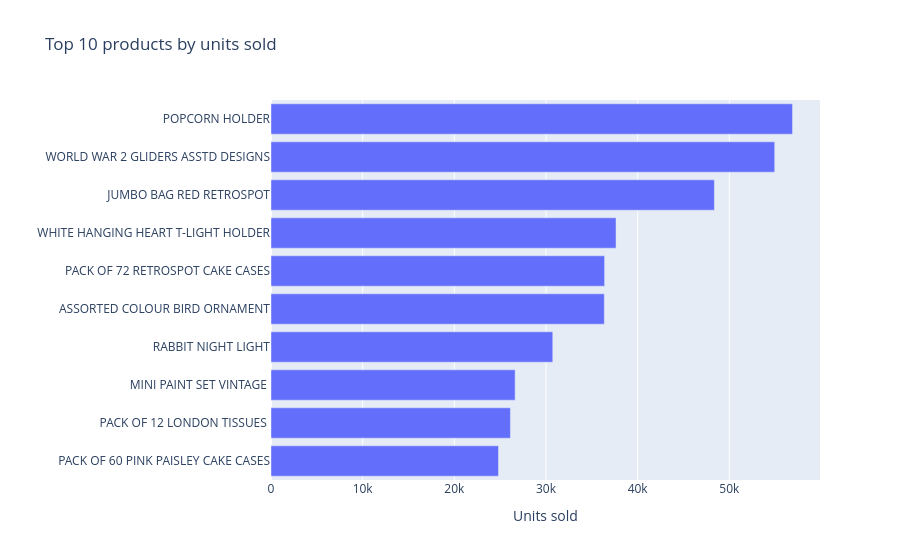
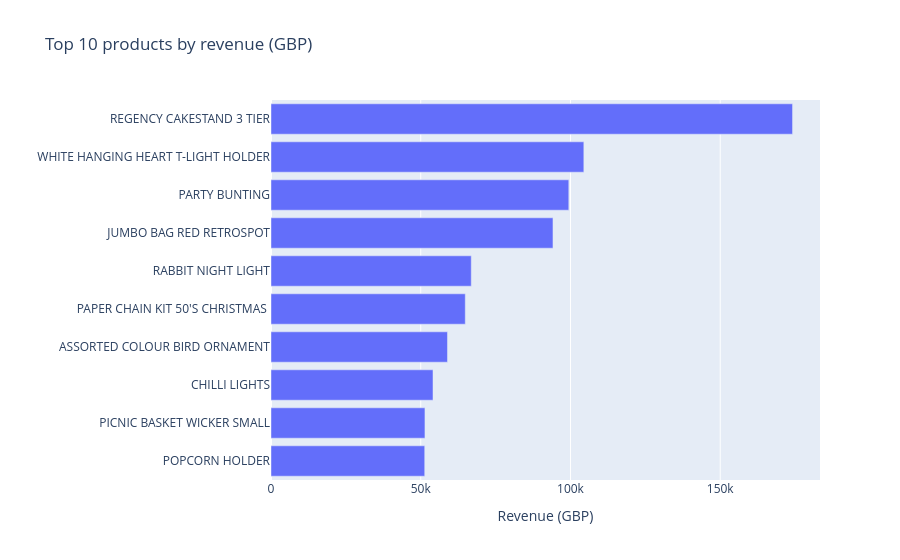

Notebook code for these charts, in order:
### Markdown cell above
## 6. Exploratory Data Analysis

### Code cell
import plotly.express as px

sales = df[~df["IsCancellation"]].copy()

# One StockCode can have several descriptions: use the most frequent one as its name
names = sales.groupby("StockCode")["Description"].agg(
    lambda s: s.mode().iloc[0] if s.notna().any() else None
)

products = (
    sales.groupby("StockCode")
    .agg(units=("Quantity", "sum"), revenue=("TotalLineRevenue", "sum"))
    .join(names.rename("name"))
    .reset_index()
)

print("Distinct products sold:", len(products))

top_units = products.nlargest(10, "units").sort_values("units")
top_rev = products.nlargest(10, "revenue").sort_values("revenue")

fig1 = px.bar(top_units, x="units", y="name", orientation="h",
              title="Top 10 products by units sold",
              labels={"units": "Units sold", "name": ""})
fig1.show()

fig2 = px.bar(top_rev, x="revenue", y="name", orientation="h",
              title="Top 10 products by revenue (GBP)",
              labels={"revenue": "Revenue (GBP)", "name": ""})
fig2.show()

print("Top 10 by units that are also in top 10 by revenue:",
      len(set(top_units["StockCode"]) & set(top_rev["StockCode"])))

### Figure 1 — Plotly figure (JSON) as saved in the notebook; plotly's stock layout.template omitted (floating-point values rounded to 4 significant figures)
{"data": [{"hovertemplate": "Units sold=%{x}<br>=%{y}<extra></extra>", "legendgroup": "", "marker": {"color": "#636efa", "pattern": {"shape": ""}}, "name": "", "orientation": "h", "showlegend": false, "textposition": "auto", "type": "bar", "x": [24820, 26119, 26633, 30739, 36362, 36396, 37641, 48371, 54951, 56898], "xaxis": "x", "y": ["PACK OF 60 PINK PAISLEY CAKE CASES", "PACK OF 12 LONDON TISSUES ", "MINI PAINT SET VINTAGE ", "RABBIT NIGHT LIGHT", "ASSORTED COLOUR BIRD ORNAMENT", "PACK OF 72 RETROSPOT CAKE CASES", "WHITE HANGING HEART T-LIGHT HOLDER", "JUMBO BAG RED RETROSPOT", "WORLD WAR 2 GLIDERS ASSTD DESIGNS", "POPCORN HOLDER"], "yaxis": "y"}], "layout": {"barmode": "relative", "legend": {"tracegroupgap": 0}, "title": {"text": "Top 10 products by units sold"}, "xaxis": {"anchor": "y", "domain": [0, 1], "title": {"text": "Units sold"}}, "yaxis": {"anchor": "x", "domain": [0, 1], "title": {"text": ""}}}}

### Figure 2 — Plotly figure (JSON) as saved in the notebook; plotly's stock layout.template omitted (floating-point values rounded to 4 significant figures)
{"data": [{"hovertemplate": "Revenue (GBP)=%{x}<br>=%{y}<extra></extra>", "legendgroup": "", "marker": {"color": "#636efa", "pattern": {"shape": ""}}, "name": "", "orientation": "h", "showlegend": false, "textposition": "auto", "type": "bar", "x": [51330.0, 51410.0, 54100.0, 58930.0, 64880.0, 66870.0, 94160.0, 99450.0, 104500.0, 174200.0], "xaxis": "x", "y": ["POPCORN HOLDER", "PICNIC BASKET WICKER SMALL", "CHILLI LIGHTS", "ASSORTED COLOUR BIRD ORNAMENT", "PAPER CHAIN KIT 50'S CHRISTMAS ", "RABBIT NIGHT LIGHT", "JUMBO BAG RED RETROSPOT", "PARTY BUNTING", "WHITE HANGING HEART T-LIGHT HOLDER", "REGENCY CAKESTAND 3 TIER"], "yaxis": "y"}], "layout": {"barmode": "relative", "legend": {"tracegroupgap": 0}, "title": {"text": "Top 10 products by revenue (GBP)"}, "xaxis": {"anchor": "y", "domain": [0, 1], "title": {"text": "Revenue (GBP)"}}, "yaxis": {"anchor": "x", "domain": [0, 1], "title": {"text": ""}}}}
